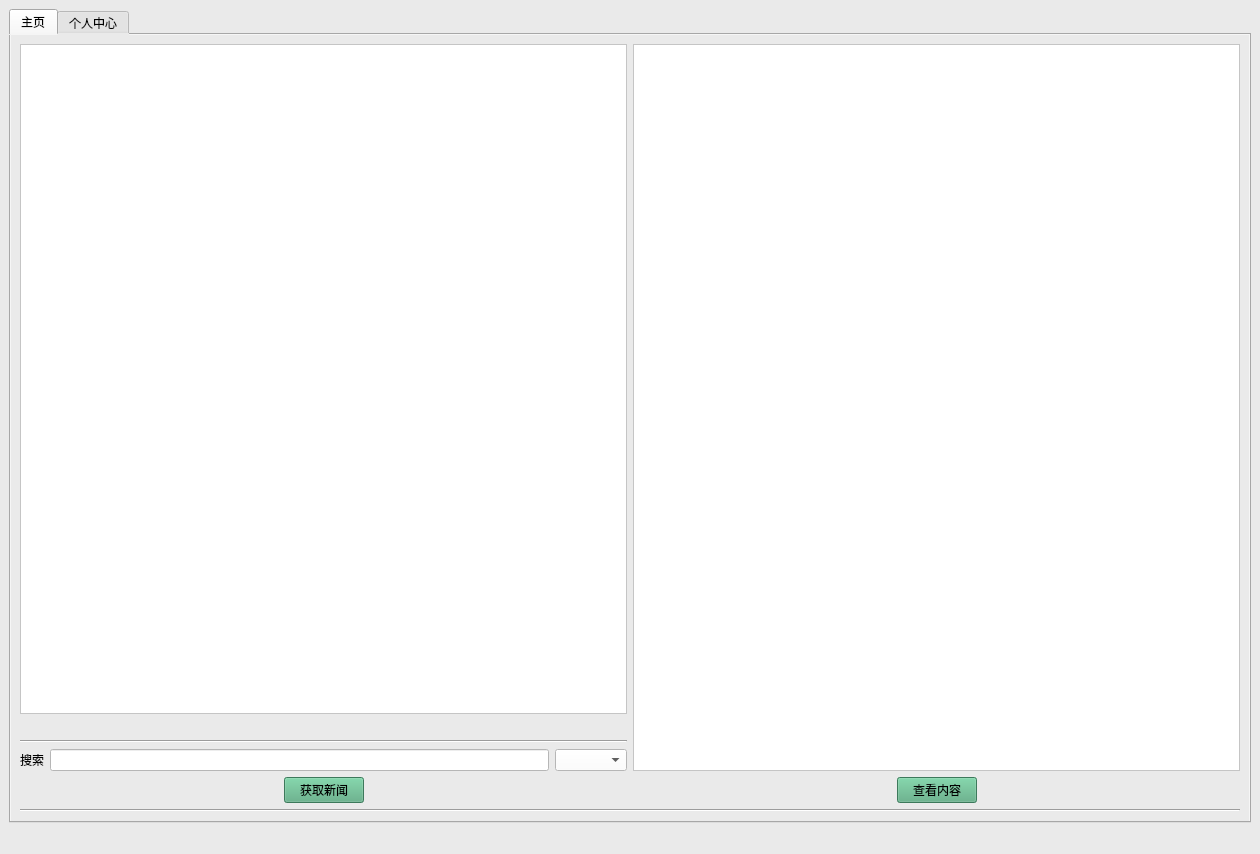
<?xml version="1.0" encoding="UTF-8"?>
<ui version="4.0">
 <class>MainWindow</class>
 <widget class="QMainWindow" name="MainWindow">
  <property name="geometry">
   <rect>
    <x>0</x>
    <y>0</y>
    <width>1260</width>
    <height>854</height>
   </rect>
  </property>
  <property name="windowTitle">
   <string>MainWindow</string>
  </property>
  <property name="styleSheet">
   <string notr="true">background-color: rgb(234, 234, 234);</string>
  </property>
  <widget class="QWidget" name="centralwidget">
   <layout class="QVBoxLayout" name="verticalLayout_5">
    <item>
     <widget class="QTabWidget" name="tabWidget">
      <property name="font">
       <font>
        <family>Arial</family>
        <pointsize>9</pointsize>
        <weight>50</weight>
        <bold>false</bold>
        <strikeout>false</strikeout>
       </font>
      </property>
      <property name="styleSheet">
       <string notr="true">background-color: rgb(234, 234, 234);</string>
      </property>
      <property name="currentIndex">
       <number>0</number>
      </property>
      <widget class="QWidget" name="tab_2">
       <attribute name="title">
        <string>主页</string>
       </attribute>
       <layout class="QVBoxLayout" name="verticalLayout_4">
        <item>
         <layout class="QHBoxLayout" name="horizontalLayout_4" stretch="1,1">
          <item>
           <layout class="QVBoxLayout" name="verticalLayout_2" stretch="1,0,0,0,0">
            <item>
             <widget class="QTableWidget" name="tableWidget">
              <property name="font">
               <font>
                <family>Times New Roman</family>
                <pointsize>10</pointsize>
                <weight>50</weight>
                <italic>false</italic>
                <bold>false</bold>
               </font>
              </property>
              <property name="styleSheet">
               <string notr="true">background-color: rgb(255, 255, 255);</string>
              </property>
             </widget>
            </item>
            <item>
             <widget class="QLabel" name="label_4">
              <property name="styleSheet">
               <string notr="true">color: rgb(255, 0, 0);
font: 10pt &quot;隶书&quot;;</string>
              </property>
              <property name="text">
               <string/>
              </property>
             </widget>
            </item>
            <item>
             <widget class="Line" name="line">
              <property name="orientation">
               <enum>Qt::Horizontal</enum>
              </property>
             </widget>
            </item>
            <item>
             <layout class="QHBoxLayout" name="horizontalLayout" stretch="0,1,0">
              <item>
               <widget class="QLabel" name="label">
                <property name="text">
                 <string>搜索</string>
                </property>
               </widget>
              </item>
              <item>
               <widget class="QLineEdit" name="lineEdit_search">
                <property name="styleSheet">
                 <string notr="true">background-color: rgb(255, 255, 255);
font: 11pt &quot;Arial&quot;;</string>
                </property>
               </widget>
              </item>
              <item>
               <widget class="QComboBox" name="comboBox">
                <property name="styleSheet">
                 <string notr="true">background-color: rgb(255, 255, 255);
font: 11pt &quot;Arial&quot;;</string>
                </property>
               </widget>
              </item>
             </layout>
            </item>
            <item>
             <layout class="QHBoxLayout" name="horizontalLayout_3" stretch="1,0,1">
              <item>
               <spacer name="horizontalSpacer_3">
                <property name="orientation">
                 <enum>Qt::Horizontal</enum>
                </property>
                <property name="sizeHint" stdset="0">
                 <size>
                  <width>40</width>
                  <height>20</height>
                 </size>
                </property>
               </spacer>
              </item>
              <item>
               <widget class="QPushButton" name="pushButton_request">
                <property name="styleSheet">
                 <string notr="true">background-color: rgb(85, 170, 127);
font: 87 11pt &quot;Arial&quot;;</string>
                </property>
                <property name="text">
                 <string>获取新闻</string>
                </property>
               </widget>
              </item>
              <item>
               <spacer name="horizontalSpacer_5">
                <property name="orientation">
                 <enum>Qt::Horizontal</enum>
                </property>
                <property name="sizeHint" stdset="0">
                 <size>
                  <width>40</width>
                  <height>20</height>
                 </size>
                </property>
               </spacer>
              </item>
             </layout>
            </item>
           </layout>
          </item>
          <item>
           <layout class="QVBoxLayout" name="verticalLayout_3">
            <item>
             <widget class="QTextBrowser" name="textBrowser_content">
              <property name="styleSheet">
               <string notr="true">background-color: rgb(255, 255, 255);
font: 12pt &quot;宋体&quot;;</string>
              </property>
             </widget>
            </item>
            <item>
             <layout class="QHBoxLayout" name="horizontalLayout_2">
              <item>
               <spacer name="horizontalSpacer_11">
                <property name="orientation">
                 <enum>Qt::Horizontal</enum>
                </property>
                <property name="sizeHint" stdset="0">
                 <size>
                  <width>40</width>
                  <height>20</height>
                 </size>
                </property>
               </spacer>
              </item>
              <item>
               <widget class="QPushButton" name="pushButton_view_content">
                <property name="styleSheet">
                 <string notr="true">background-color: rgb(85, 170, 127);
font: 87 11pt &quot;Arial&quot;;</string>
                </property>
                <property name="text">
                 <string>查看内容</string>
                </property>
               </widget>
              </item>
              <item>
               <spacer name="horizontalSpacer_23">
                <property name="orientation">
                 <enum>Qt::Horizontal</enum>
                </property>
                <property name="sizeHint" stdset="0">
                 <size>
                  <width>40</width>
                  <height>20</height>
                 </size>
                </property>
               </spacer>
              </item>
             </layout>
            </item>
           </layout>
          </item>
         </layout>
        </item>
        <item>
         <widget class="Line" name="line_3">
          <property name="orientation">
           <enum>Qt::Horizontal</enum>
          </property>
         </widget>
        </item>
       </layout>
      </widget>
      <widget class="QWidget" name="tab_4">
       <attribute name="title">
        <string>个人中心</string>
       </attribute>
       <layout class="QVBoxLayout" name="verticalLayout">
        <item>
         <layout class="QVBoxLayout" name="verticalLayout_11" stretch="2,5">
          <item>
           <widget class="QGroupBox" name="groupBox">
            <property name="styleSheet">
             <string notr="true">background-color: rgb(255, 255, 255);</string>
            </property>
            <property name="title">
             <string/>
            </property>
            <layout class="QVBoxLayout" name="verticalLayout_10">
             <item>
              <layout class="QHBoxLayout" name="horizontalLayout_14" stretch="6,1,34">
               <item>
                <widget class="QLabel" name="label_photo">
                 <property name="text">
                  <string/>
                 </property>
                </widget>
               </item>
               <item>
                <spacer name="horizontalSpacer_28">
                 <property name="orientation">
                  <enum>Qt::Horizontal</enum>
                 </property>
                 <property name="sizeHint" stdset="0">
                  <size>
                   <width>13</width>
                   <height>17</height>
                  </size>
                 </property>
                </spacer>
               </item>
               <item>
                <layout class="QVBoxLayout" name="verticalLayout_9" stretch="5,3,0,1,1,1">
                 <item>
                  <spacer name="verticalSpacer">
                   <property name="orientation">
                    <enum>Qt::Vertical</enum>
                   </property>
                   <property name="sizeHint" stdset="0">
                    <size>
                     <width>20</width>
                     <height>40</height>
                    </size>
                   </property>
                  </spacer>
                 </item>
                 <item>
                  <layout class="QHBoxLayout" name="horizontalLayout_12" stretch="0,1,0">
                   <item>
                    <widget class="QLabel" name="label_nickname">
                     <property name="styleSheet">
                      <string notr="true">font: 75 14pt &quot;Comic Sans MS&quot;;</string>
                     </property>
                     <property name="text">
                      <string>TC-user</string>
                     </property>
                    </widget>
                   </item>
                   <item>
                    <spacer name="horizontalSpacer_25">
                     <property name="orientation">
                      <enum>Qt::Horizontal</enum>
                     </property>
                     <property name="sizeHint" stdset="0">
                      <size>
                       <width>328</width>
                       <height>20</height>
                      </size>
                     </property>
                    </spacer>
                   </item>
                   <item>
                    <widget class="QPushButton" name="pushButton_edit">
                     <property name="styleSheet">
                      <string notr="true">background-color: rgb(255, 255, 255);
font: 87 11pt &quot;Arial&quot;;</string>
                     </property>
                     <property name="text">
                      <string>编辑个人信息</string>
                     </property>
                    </widget>
                   </item>
                  </layout>
                 </item>
                 <item>
                  <widget class="Line" name="line_6">
                   <property name="orientation">
                    <enum>Qt::Horizontal</enum>
                   </property>
                  </widget>
                 </item>
                 <item>
                  <layout class="QHBoxLayout" name="horizontalLayout_13" stretch="0,0,1,0">
                   <item>
                    <widget class="QLabel" name="label_10">
                     <property name="styleSheet">
                      <string notr="true"/>
                     </property>
                     <property name="text">
                      <string>ID：</string>
                     </property>
                    </widget>
                   </item>
                   <item>
                    <widget class="QLabel" name="label_ID">
                     <property name="text">
                      <string>00000000</string>
                     </property>
                    </widget>
                   </item>
                   <item>
                    <spacer name="horizontalSpacer_29">
                     <property name="orientation">
                      <enum>Qt::Horizontal</enum>
                     </property>
                     <property name="sizeHint" stdset="0">
                      <size>
                       <width>40</width>
                       <height>20</height>
                      </size>
                     </property>
                    </spacer>
                   </item>
                   <item>
                    <widget class="QPushButton" name="pushButton_logout">
                     <property name="styleSheet">
                      <string notr="true">background-color: rgb(255, 255, 255);
font: 87 11pt &quot;Arial&quot;;</string>
                     </property>
                     <property name="text">
                      <string>登出账号</string>
                     </property>
                    </widget>
                   </item>
                  </layout>
                 </item>
                 <item>
                  <layout class="QHBoxLayout" name="horizontalLayout_11" stretch="0,0,1">
                   <item>
                    <widget class="QLabel" name="label_8">
                     <property name="styleSheet">
                      <string notr="true"/>
                     </property>
                     <property name="text">
                      <string>浏览量：</string>
                     </property>
                    </widget>
                   </item>
                   <item>
                    <widget class="QLabel" name="label_count">
                     <property name="text">
                      <string>0</string>
                     </property>
                    </widget>
                   </item>
                   <item>
                    <spacer name="horizontalSpacer_26">
                     <property name="orientation">
                      <enum>Qt::Horizontal</enum>
                     </property>
                     <property name="sizeHint" stdset="0">
                      <size>
                       <width>40</width>
                       <height>20</height>
                      </size>
                     </property>
                    </spacer>
                   </item>
                  </layout>
                 </item>
                 <item>
                  <layout class="QHBoxLayout" name="horizontalLayout_10" stretch="0,0,1">
                   <item>
                    <widget class="QLabel" name="label_9">
                     <property name="text">
                      <string>个人简介：</string>
                     </property>
                    </widget>
                   </item>
                   <item>
                    <widget class="QLabel" name="label_introduction">
                     <property name="text">
                      <string>这家伙很懒，什么也没留下~</string>
                     </property>
                    </widget>
                   </item>
                   <item>
                    <spacer name="horizontalSpacer_27">
                     <property name="orientation">
                      <enum>Qt::Horizontal</enum>
                     </property>
                     <property name="sizeHint" stdset="0">
                      <size>
                       <width>40</width>
                       <height>20</height>
                      </size>
                     </property>
                    </spacer>
                   </item>
                  </layout>
                 </item>
                </layout>
               </item>
              </layout>
             </item>
            </layout>
           </widget>
          </item>
          <item>
           <widget class="QGroupBox" name="groupBox_2">
            <property name="styleSheet">
             <string notr="true"/>
            </property>
            <property name="title">
             <string/>
            </property>
            <layout class="QVBoxLayout" name="verticalLayout_7">
             <item>
              <layout class="QHBoxLayout" name="horizontalLayout_5" stretch="20,1,30">
               <item>
                <layout class="QVBoxLayout" name="verticalLayout_6" stretch="1,0">
                 <item>
                  <widget class="QTableWidget" name="tableWidget_info"/>
                 </item>
                 <item>
                  <widget class="QPushButton" name="pushButton_reflash_add">
                   <property name="styleSheet">
                    <string notr="true">background-color: rgb(255, 255, 255);
font: 11pt &quot;Arial&quot;;</string>
                   </property>
                   <property name="text">
                    <string>刷           新</string>
                   </property>
                  </widget>
                 </item>
                </layout>
               </item>
               <item>
                <spacer name="horizontalSpacer">
                 <property name="orientation">
                  <enum>Qt::Horizontal</enum>
                 </property>
                 <property name="sizeHint" stdset="0">
                  <size>
                   <width>40</width>
                   <height>20</height>
                  </size>
                 </property>
                </spacer>
               </item>
               <item>
                <widget class="QCalendarWidget" name="calendarWidget"/>
               </item>
              </layout>
             </item>
            </layout>
           </widget>
          </item>
         </layout>
        </item>
       </layout>
      </widget>
     </widget>
    </item>
   </layout>
  </widget>
  <widget class="QMenuBar" name="menubar">
   <property name="geometry">
    <rect>
     <x>0</x>
     <y>0</y>
     <width>1260</width>
     <height>26</height>
    </rect>
   </property>
  </widget>
  <widget class="QStatusBar" name="statusbar"/>
 </widget>
 <resources/>
 <connections/>
</ui>
